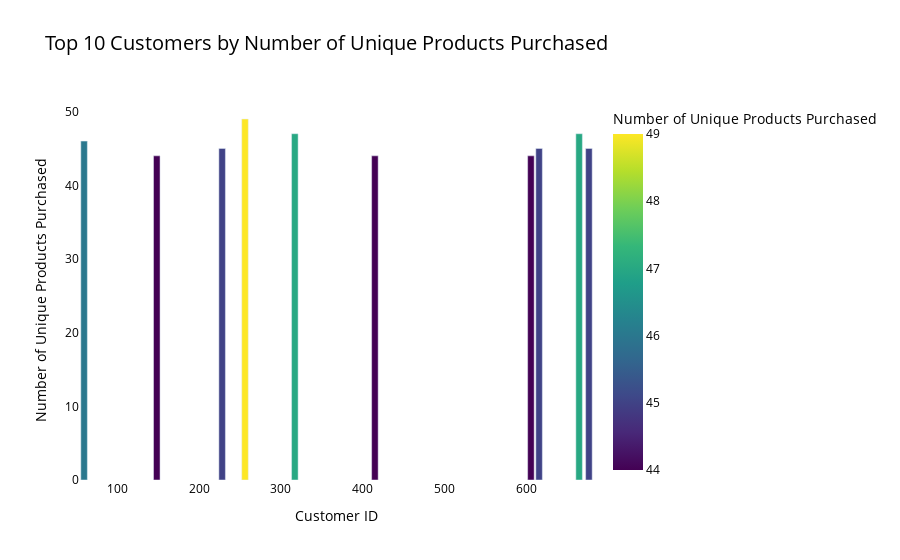

Here is the notebook cell this chart was saved with:
### Code cell
import plotly.express as px

# Plot the number of unique products purchased by the top 10 customers using Plotly
fig = px.bar(top_10_customers, x='customer_id', y='unique_products_purchased', 
             labels={'customer_id': 'Customer ID', 'unique_products_purchased': 'Number of Unique Products Purchased'},
             title='Top 10 Customers by Number of Unique Products Purchased',
             color='unique_products_purchased', color_continuous_scale='viridis')

# Customize layout
fig.update_layout(
    xaxis=dict(title='Customer ID'),
    yaxis=dict(title='Number of Unique Products Purchased'),
    plot_bgcolor='rgba(255,255,255,0.5)',  # Set background color to transparent
    paper_bgcolor='rgba(255,255,255,0.5)',  # Set plot area background color to transparent
    font=dict(color='black'),  # Set font color to black
    title_font=dict(size=20),  # Set title font size
)

# Show legend
fig.update_layout(showlegend=True, legend_title_text='Number of Unique Products Purchased')

# Show plot
fig.show()

### Figure 1 — Plotly figure (JSON) as saved in the notebook; plotly's stock layout.template omitted (floating-point values rounded to 4 significant figures)
{"data": [{"alignmentgroup": "True", "hovertemplate": "Customer ID=%{x}<br>Number of Unique Products Purchased=%{marker.color}<extra></extra>", "legendgroup": "", "marker": {"color": [49, 47, 47, 46, 45, 45, 45, 44, 44, 44], "coloraxis": "coloraxis", "pattern": {"shape": ""}}, "name": "", "offsetgroup": "", "orientation": "v", "showlegend": false, "textposition": "auto", "type": "bar", "x": [256, 665, 317, 59, 677, 228, 616, 415, 148, 606], "xaxis": "x", "y": [49, 47, 47, 46, 45, 45, 45, 44, 44, 44], "yaxis": "y"}], "layout": {"barmode": "relative", "coloraxis": {"colorbar": {"title": {"text": "Number of Unique Products Purchased"}}, "colorscale": [[0, "#440154"], [0.1111, "#482878"], [0.2222, "#3e4989"], [0.3333, "#31688e"], [0.4444, "#26828e"], [0.5556, "#1f9e89"], [0.6667, "#35b779"], [0.7778, "#6ece58"], [0.8889, "#b5de2b"], [1, "#fde725"]]}, "font": {"color": "black"}, "legend": {"title": {"text": "Number of Unique Products Purchased"}, "tracegroupgap": 0}, "paper_bgcolor": "rgba(255,255,255,0.5)", "plot_bgcolor": "rgba(255,255,255,0.5)", "showlegend": true, "title": {"font": {"size": 20}, "text": "Top 10 Customers by Number of Unique Products Purchased"}, "xaxis": {"anchor": "y", "domain": [0, 1], "title": {"text": "Customer ID"}}, "yaxis": {"anchor": "x", "domain": [0, 1], "title": {"text": "Number of Unique Products Purchased"}}}}
